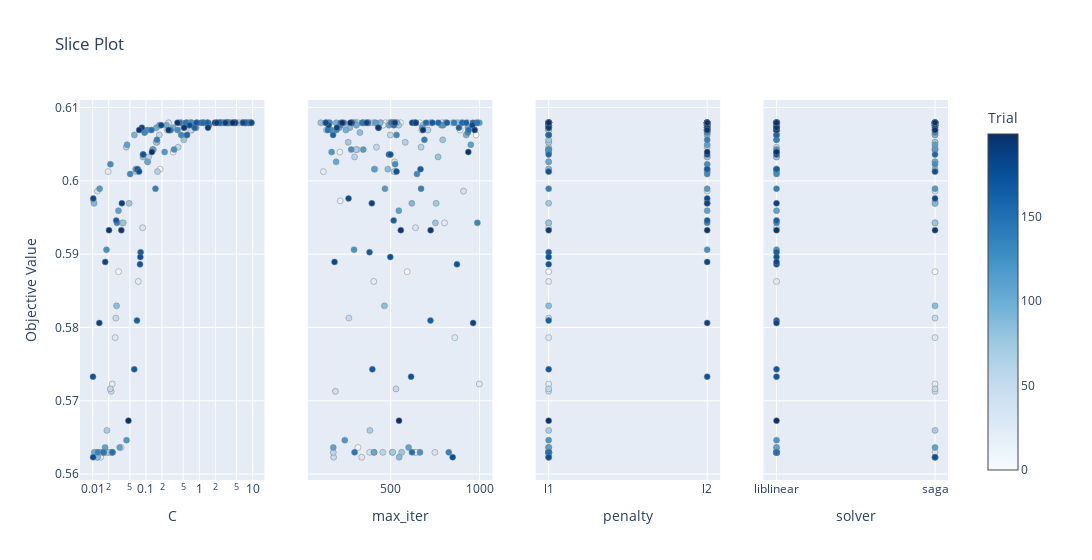

Source (notebook cell):
### Code cell
optuna.visualization.plot_slice(study, params=['penalty', 'C', 'max_iter', 'solver'])

### Figure 1 — Plotly figure (JSON) as saved in the notebook; plotly's stock layout.template omitted (floating-point values rounded to 4 significant figures; data arrays with more than 128 entries replaced by an {"elided": "..."} marker saying what was removed)
{"data": [{"marker": {"color": {"elided": "200 int values"}, "colorbar": {"title": {"text": "Trial"}, "x": 1, "xpad": 40}, "colorscale": [[0, "rgb(247,251,255)"], [0.125, "rgb(222,235,247)"], [0.25, "rgb(198,219,239)"], [0.375, "rgb(158,202,225)"], [0.5, "rgb(107,174,214)"], [0.625, "rgb(66,146,198)"], [0.75, "rgb(33,113,181)"], [0.875, "rgb(8,81,156)"], [1, "rgb(8,48,107)"]], "line": {"color": "Grey", "width": 0.5}, "showscale": true}, "mode": "markers", "name": "Feasible Trial", "showlegend": false, "type": "scatter", "x": {"elided": "200 float values"}, "xaxis": "x", "y": {"elided": "200 float values"}, "yaxis": "y"}, {"marker": {"color": {"elided": "200 int values"}, "colorbar": {"title": {"text": "Trial"}, "x": 1, "xpad": 40}, "colorscale": [[0, "rgb(247,251,255)"], [0.125, "rgb(222,235,247)"], [0.25, "rgb(198,219,239)"], [0.375, "rgb(158,202,225)"], [0.5, "rgb(107,174,214)"], [0.625, "rgb(66,146,198)"], [0.75, "rgb(33,113,181)"], [0.875, "rgb(8,81,156)"], [1, "rgb(8,48,107)"]], "line": {"color": "Grey", "width": 0.5}, "showscale": false}, "mode": "markers", "name": "Feasible Trial", "showlegend": false, "type": "scatter", "x": {"elided": "200 int values"}, "xaxis": "x2", "y": {"elided": "200 float values"}, "yaxis": "y2"}, {"marker": {"color": {"elided": "200 int values"}, "colorbar": {"title": {"text": "Trial"}, "x": 1, "xpad": 40}, "colorscale": [[0, "rgb(247,251,255)"], [0.125, "rgb(222,235,247)"], [0.25, "rgb(198,219,239)"], [0.375, "rgb(158,202,225)"], [0.5, "rgb(107,174,214)"], [0.625, "rgb(66,146,198)"], [0.75, "rgb(33,113,181)"], [0.875, "rgb(8,81,156)"], [1, "rgb(8,48,107)"]], "line": {"color": "Grey", "width": 0.5}, "showscale": false}, "mode": "markers", "name": "Feasible Trial", "showlegend": false, "type": "scatter", "x": {"elided": "200 str values"}, "xaxis": "x3", "y": {"elided": "200 float values"}, "yaxis": "y3"}, {"marker": {"color": {"elided": "200 int values"}, "colorbar": {"title": {"text": "Trial"}, "x": 1, "xpad": 40}, "colorscale": [[0, "rgb(247,251,255)"], [0.125, "rgb(222,235,247)"], [0.25, "rgb(198,219,239)"], [0.375, "rgb(158,202,225)"], [0.5, "rgb(107,174,214)"], [0.625, "rgb(66,146,198)"], [0.75, "rgb(33,113,181)"], [0.875, "rgb(8,81,156)"], [1, "rgb(8,48,107)"]], "line": {"color": "Grey", "width": 0.5}, "showscale": false}, "mode": "markers", "name": "Feasible Trial", "showlegend": false, "type": "scatter", "x": {"elided": "200 str values"}, "xaxis": "x4", "y": {"elided": "200 float values"}, "yaxis": "y4"}], "layout": {"title": {"text": "Slice Plot"}, "width": 1200, "xaxis": {"anchor": "y", "domain": [0, 0.2125], "title": {"text": "C"}, "type": "log"}, "xaxis2": {"anchor": "y2", "domain": [0.2625, 0.475], "title": {"text": "max_iter"}}, "xaxis3": {"anchor": "y3", "categoryarray": ["l1", "l2"], "categoryorder": "array", "domain": [0.525, 0.7375], "title": {"text": "penalty"}, "type": "category"}, "xaxis4": {"anchor": "y4", "categoryarray": ["liblinear", "saga"], "categoryorder": "array", "domain": [0.7875, 1], "title": {"text": "solver"}, "type": "category"}, "yaxis": {"anchor": "x", "domain": [0, 1], "title": {"text": "Objective Value"}}, "yaxis2": {"anchor": "x2", "domain": [0, 1], "matches": "y", "showticklabels": false}, "yaxis3": {"anchor": "x3", "domain": [0, 1], "matches": "y", "showticklabels": false}, "yaxis4": {"anchor": "x4", "domain": [0, 1], "matches": "y", "showticklabels": false}}}
